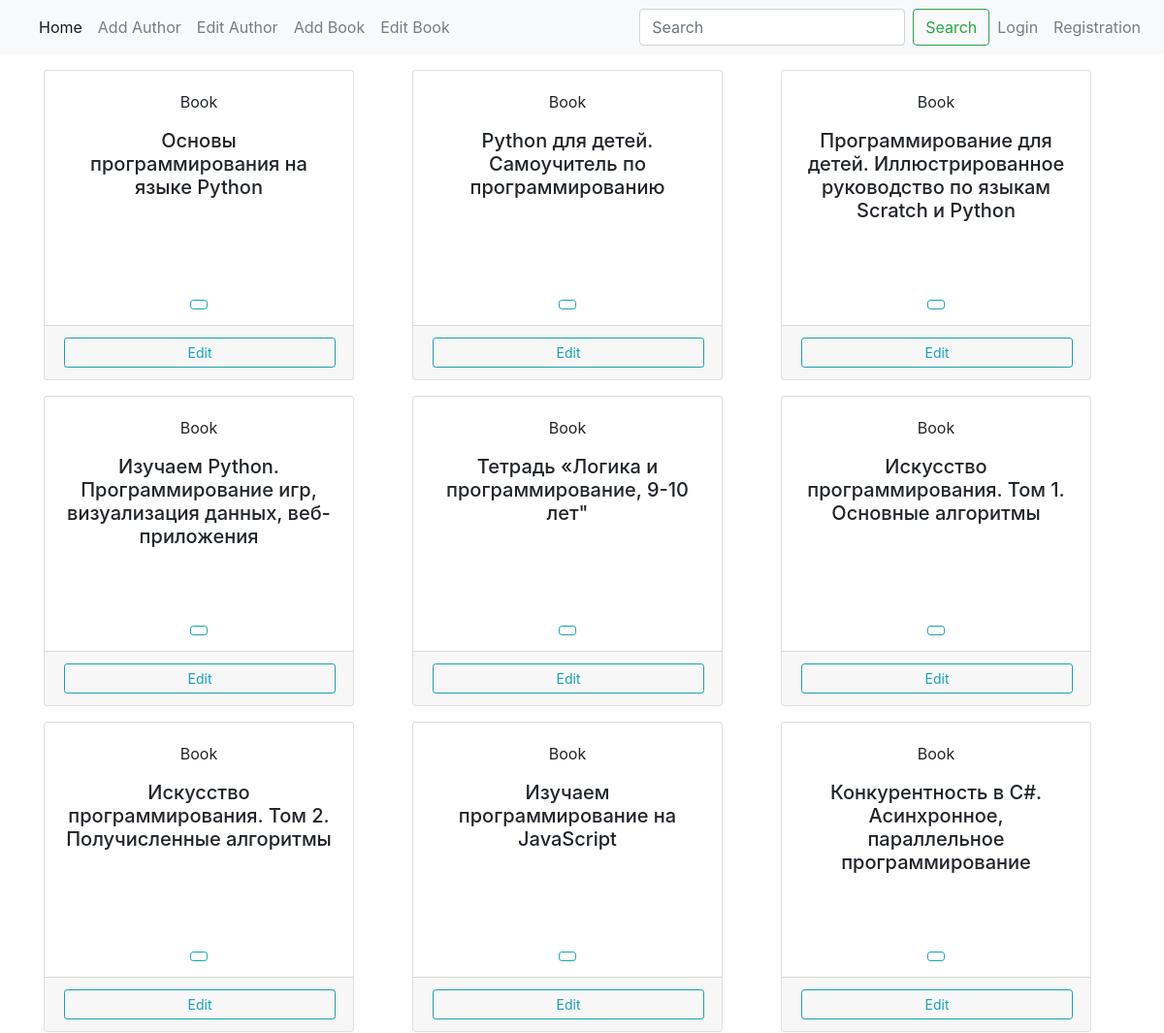
Page /home/ (upper part) on the earlier database version.
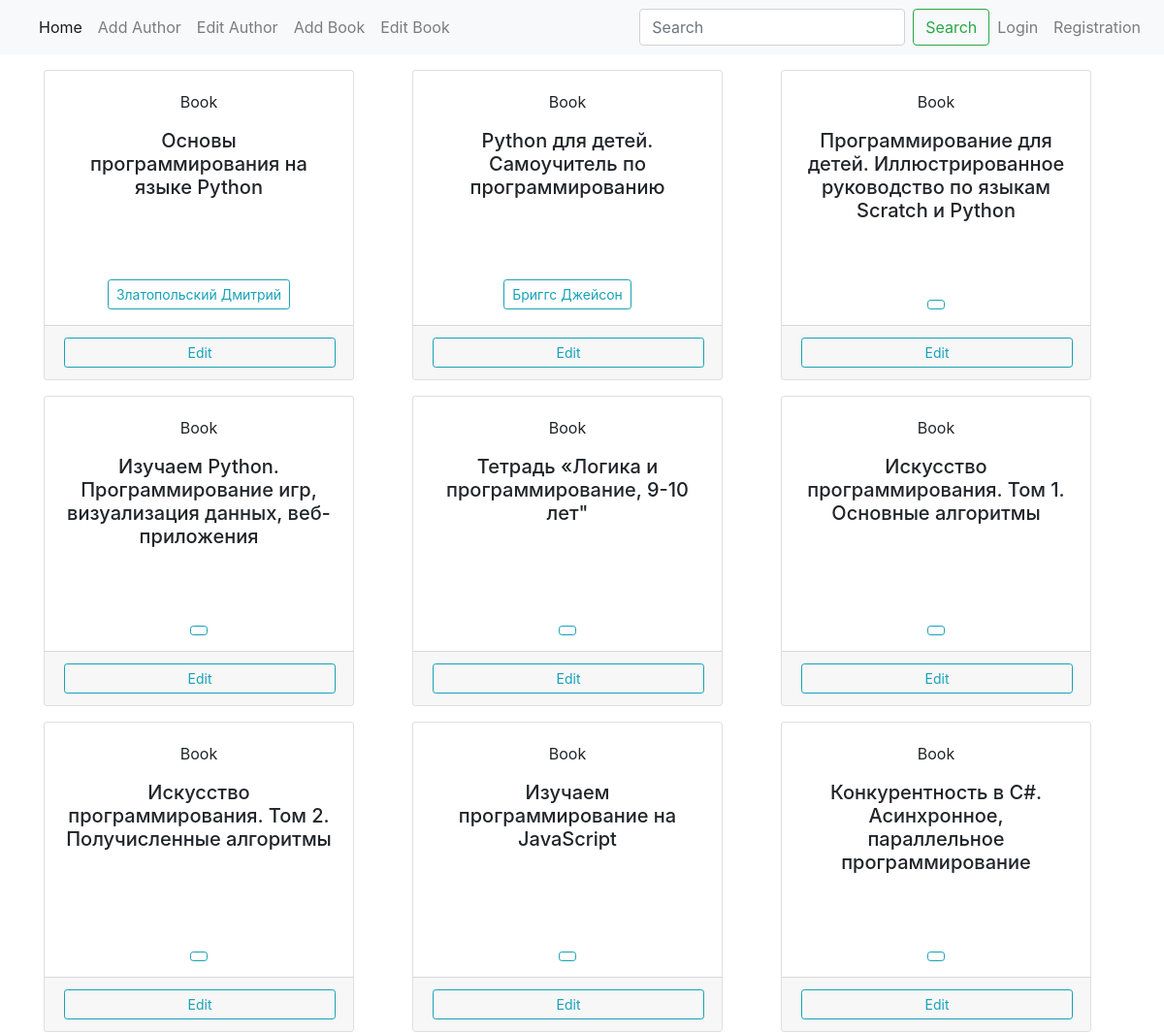
Same page on the later database version.
### app/models.py (models this page shows, shortened)
class Book(db.Model):
    id = db.Column(db.Integer, primary_key=True)
    title = db.Column(db.String(250), unique=True, nullable=False)
    authors = db.relationship('Author', secondary=books_authors, lazy='subquery',
        backref=db.backref('books', lazy=True))

class Author(db.Model):
    id = db.Column(db.Integer, primary_key=True)
    first_name = db.Column(db.String(250), unique=True, nullable=False)
    def __repr__(self):
        return f'{self.first_name}'

### app/books/views.py (the view)
@app.route("/home/")
def home():
    q = request.args.get("q") # search
    page = request.args.get("page") # pagination
    if page and page.isdigit():
        page = int(page)
    else:
        page = 1
    if q:
        books = Book.query.filter(Book.title.contains(q))#.all()
    else:
        books = Book.query#.all()
    pages = books.paginate(page=page, per_page=15)
    return render_template("home.html", books=books, pages=pages)

### app/templates/home.html (shortened to what this page needs)
{%  extends "base.html" %}
{%  block content %}
<div class="container">
    <div class="row">
        {% for book in pages.items %}
            <div class="col-4 mt-3">
                <div class="card text-center" style="width: 20rem; height: 20rem;">
                    <div class="card-body">
                        <p class="card-text">Book</p>
                        <h5 class="text-center">{{ book.title }}</h5>
                    </div>
                    <div>
                        <button type="button" class="btn btn-sm btn-outline-info mb-3">{{book.authors[0]}}</button>
                </div>
                    <div class="card-footer">
                        <a href="{{url_for('update_book', id=book.id)}}"
                            class="float-center btn btn-sm btn-outline-info" style="width: 20em;">Edit</a>
                    </div>
                </div>
            </div>
        {% endfor %}
    </div>
</div>
{%  endblock %}

Differences in the rows shown:
changed through a linked row, Book "Основы программирования на языке Python": first_name (not shown) → "Златопольский Дмитрий"
changed through a linked row, Book "Python для детей. Самоучитель по программированию": first_name (not shown) → "Бриггс Джейсон"
